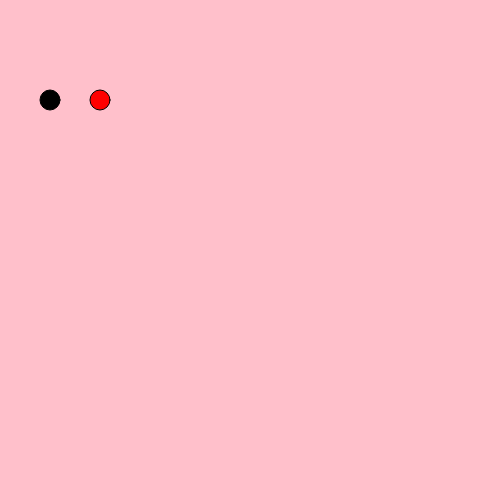
Frame 1 (no input)
Frame 60 (no input): identical to frame 1, image omitted
Frame 120 (the mouse pressed at the canvas centre since frame 60): identical to frame 1, image omitted

The p5.js sketch that drew this single still picture (run headless with seeded random() and noise() and a simulated clock; from frame 60 on, the mouse is pressed at the canvas centre):

// p5.js sketch
// ── sketch.js
var pelotac;

function setup(){
  var canvas = createCanvas(500,500);
pelotac =new pelota();
pelotac.x=100;
pelota2=new pelota();

  
}

function draw(){
  background("pink")
  fill("red")
pelotac.display();
fill("black")
pelota2.display();


}

// ── pelota.js
class pelota {
    constructor(){
        this.x=50;
        this.y=100;
        this.width=20;
        this.height=20;
    }
    display(){
        circle( this.x, this.y, this.width, this.height);
    }
}
